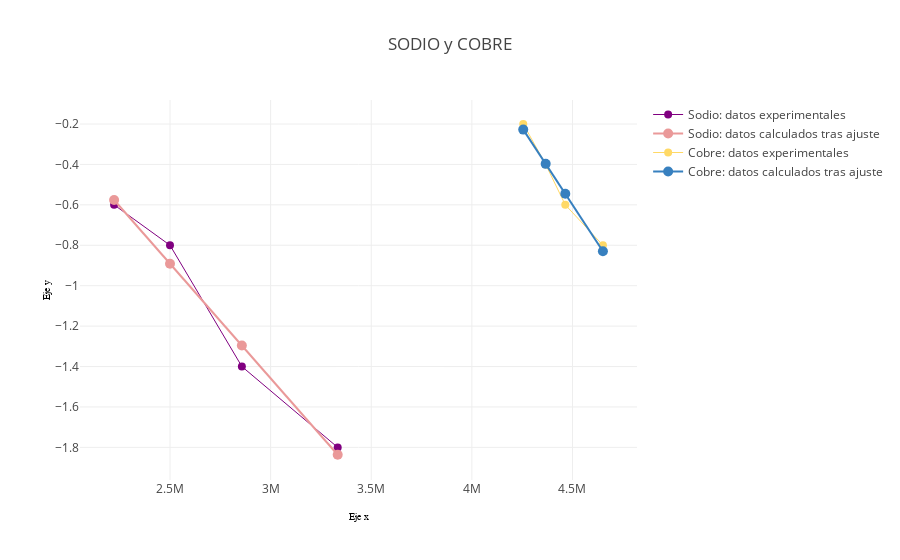

Notebook cell for this chart:
### Code cell
datos = [
  { x: inversa_de_longitudes_de_onda, y: voltajes_medidos, mode: 'lines+markers', name: 'Sodio: datos experimentales', 
   marker: { color: 'rgb(128, 0, 128)', size: 8 }, line: { color: 'rgb(128, 0, 128)', width: 1, shape: 'linear'} , connectgaps: true, type: 'scatter'}, 
  { x: inversa_de_longitudes_de_onda, y: voltajes_de_frenado_calculados, mode: 'lines+markers', name: 'Sodio: datos calculados tras ajuste',
   marker: { color: 'rgb(234, 153, 153)', size: 10 }, line: { color: 'rgb(234, 153, 153)', width: 2, shape: 'linear'} , connectgaps: true, type: 'scatter'},
  { x: inversa_de_longitudes_de_onda2, y: voltajes_medidos2, mode: 'lines+markers', name: 'Cobre: datos experimentales', 
   marker: { color: 'rgb(255, 217, 102)', size: 8 }, line: { color: 'rgb(255, 217, 102)', width: 1, shape: 'linear'} , connectgaps: true, type: 'scatter'}, 
  { x: inversa_de_longitudes_de_onda2, y: voltajes_de_frenado_calculados2, mode: 'lines+markers', name: 'Cobre: datos calculados tras ajuste',
   marker: { color: 'rgb(55, 128, 191)', size: 10 }, line: { color: 'rgb(55, 128, 191)', width: 2, shape: 'linear'} , connectgaps: true, type: 'scatter'}
];
var layout = {
  title: 'SODIO y COBRE',
  xaxis: { title: 'Eje x', titlefont: { family: 'Arial', size: 10, color: '#000000' } },
  yaxis: { title: 'Eje y', titlefont: { family: 'Arial', size: 10, color: '#000000' } }
};
Plotly(datos, layout);

### Figure 1 — Plotly figure (JSON) as saved in the notebook; plotly's stock layout.template omitted (floating-point values rounded to 4 significant figures)
{"data": [{"x": [3333000.0, 2857000.0, 2500000, 2222000.0], "y": [-1.8, -1.4, -0.8, -0.6], "mode": "lines+markers", "name": "Sodio: datos experimentales", "marker": {"color": "rgb(128, 0, 128)", "size": 8}, "line": {"color": "rgb(128, 0, 128)", "width": 1, "shape": "linear"}, "connectgaps": true, "type": "scatter", "uid": "cb4d12"}, {"x": [3333000.0, 2857000.0, 2500000, 2222000.0], "y": [-1.836, -1.296, -0.8912, -0.5761], "mode": "lines+markers", "name": "Sodio: datos calculados tras ajuste", "marker": {"color": "rgb(234, 153, 153)", "size": 10}, "line": {"color": "rgb(234, 153, 153)", "width": 2, "shape": "linear"}, "connectgaps": true, "type": "scatter", "uid": "ce6611"}, {"x": [4255000.0, 4367000.0, 4464000.0, 4651000.0], "y": [-0.2, -0.4, -0.6, -0.8], "mode": "lines+markers", "name": "Cobre: datos experimentales", "marker": {"color": "rgb(255, 217, 102)", "size": 8}, "line": {"color": "rgb(255, 217, 102)", "width": 1, "shape": "linear"}, "connectgaps": true, "type": "scatter", "uid": "3b5547"}, {"x": [4255000.0, 4367000.0, 4464000.0, 4651000.0], "y": [-0.2277, -0.3972, -0.5454, -0.8296], "mode": "lines+markers", "name": "Cobre: datos calculados tras ajuste", "marker": {"color": "rgb(55, 128, 191)", "size": 10}, "line": {"color": "rgb(55, 128, 191)", "width": 2, "shape": "linear"}, "connectgaps": true, "type": "scatter", "uid": "4f3662"}], "layout": {"title": "SODIO y COBRE", "xaxis": {"title": "Eje x", "titlefont": {"family": "Arial", "size": 10, "color": "#000000"}, "type": "linear", "range": [2032000.0, 4841000.0], "autorange": true}, "yaxis": {"title": "Eje y", "titlefont": {"family": "Arial", "size": 10, "color": "#000000"}, "type": "linear", "range": [-1.976, -0.06937], "autorange": true}}}
